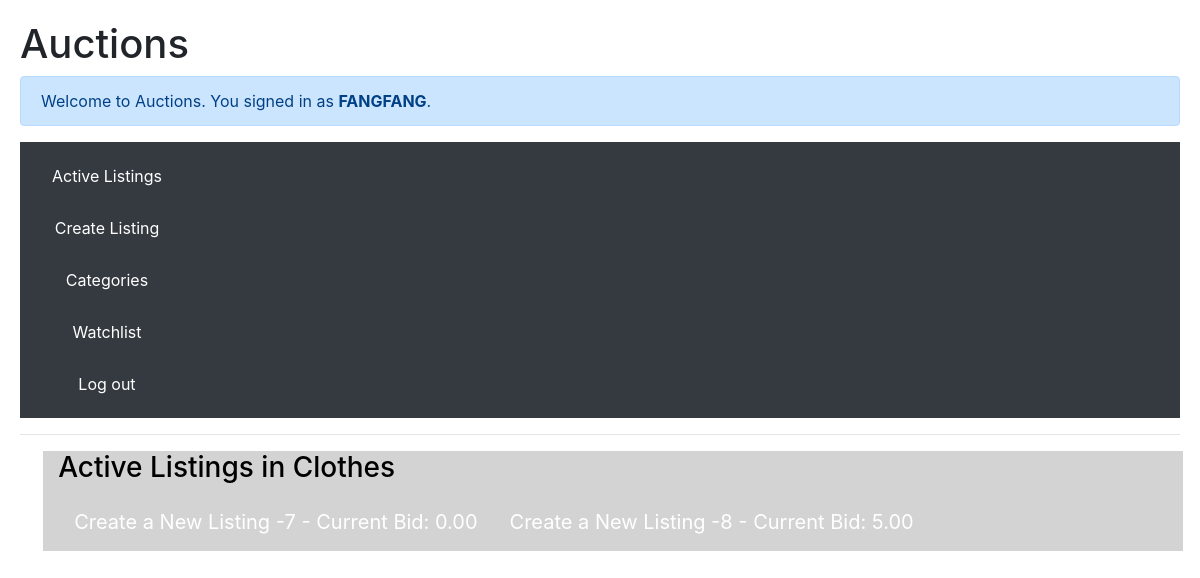
/category/1/ (signed in), run on an earlier commit of the app's database.
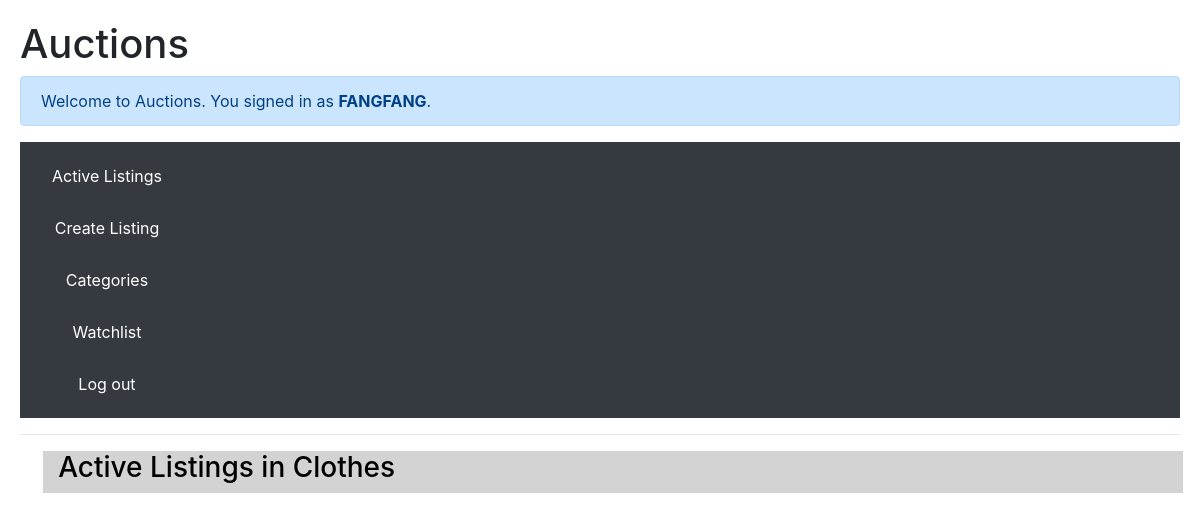
And on a later commit of the database.
### auctions/models.py (models this page shows, shortened)
class Listing(models.Model):
    title = models.CharField(max_length=25)
    description = models.TextField(max_length=500)
    starting_bid = models.DecimalField(max_digits=10, decimal_places=2)
    current_bid = models.DecimalField(max_digits=10, decimal_places=2, default=0.00)
    is_active = models.BooleanField(default=True)
    category = models.ForeignKey(Category, on_delete=models.CASCADE, related_name='listings')
    creator = models.ForeignKey(User, on_delete=models.CASCADE)
    created_at = models.DateTimeField(auto_now_add=True)
    url = models.URLField(max_length=200, null=True, blank=True)

### auctions/views.py (the view)
# urls.py: path('category/<int:category_id>/', category_detail, name='category_detail'),
def category_detail(request, category_id):
    category = get_object_or_404(Category, pk=category_id)
    active_listings = category.listings.filter(is_active=True)
    return render(request, 'auctions/category_detail.html', {'category': category, 'active_listings': active_listings})

### auctions/templates/auctions/category_detail.html (shortened to what this page needs)
{% extends "auctions/layout.html" %}
{% load static %}
{% block body %}
{% block content %}
<hr>
<div class="container" style="background:lightgray; color:black;font-size:20px; margin-left:2%; margin-right:25%">
  <h3>Active Listings in {{ category.name }}</h3>
  <ul>
    {% for listing in active_listings %}
      <li>
        <a href="{% url 'listing_detail' listing.id %}">
          {{ listing.title }} - Current Bid: {{ listing.current_bid }}
        </a>
      </li>
    {% endfor %}
  </ul>
{% endblock %}
{% endblock %}

What changed in the data, as far as the page shows it:
no longer on this page (row edited): Listing: title "Create a New Listing -7", current_bid "0.00"
no longer on this page (row edited): Listing: title "Create a New Listing -8", current_bid "5.00"
